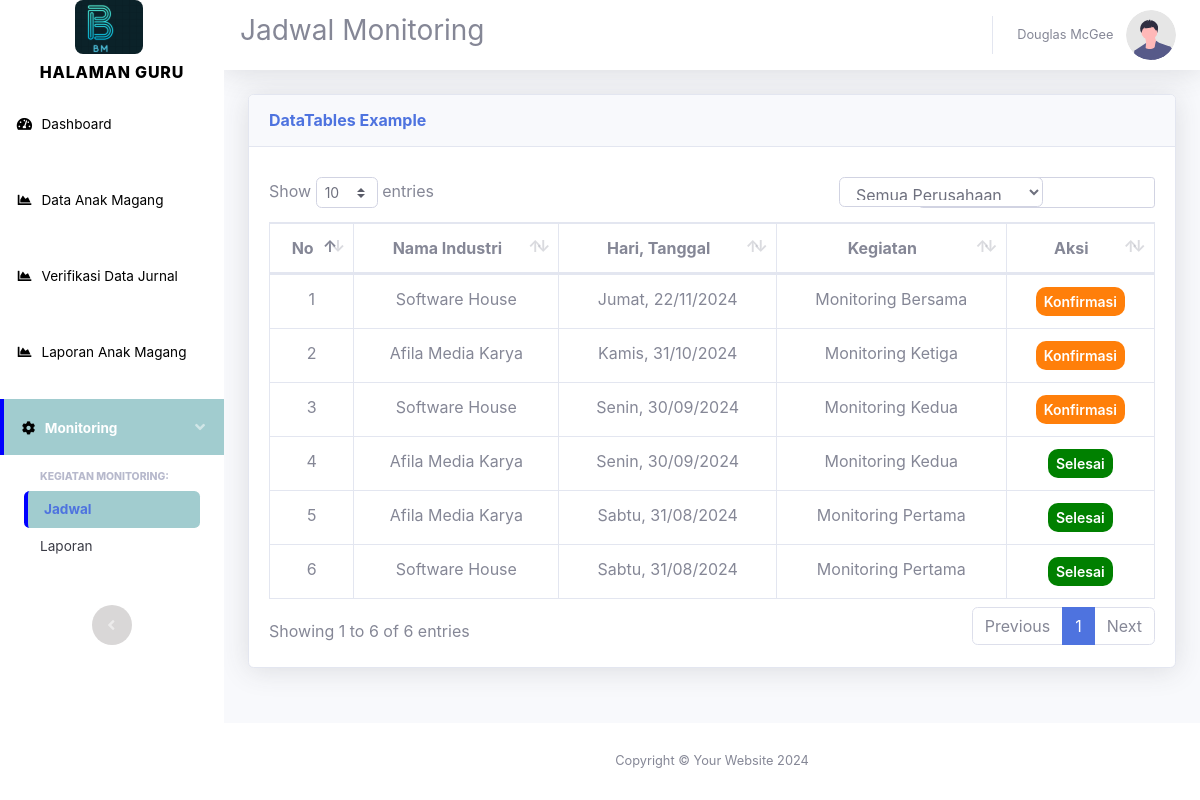
The page /halaman_guru/jadwalmonitoing.php on the database as committed earlier.
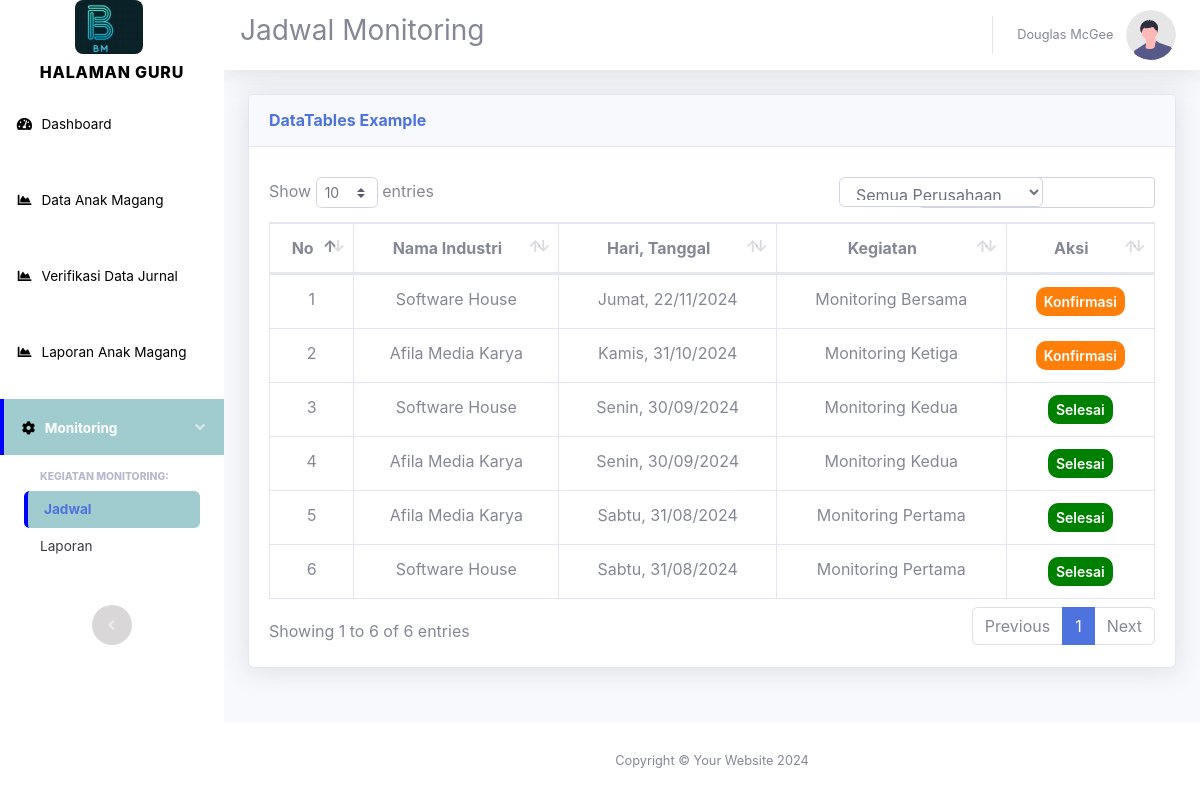
The same page on the database as committed later.
### tables this page shows
CREATE TABLE `tb_jadwal` (
  `id_jadwal` int(11) NOT NULL,
  `kode_guru` varchar(5) NOT NULL,
  `id_perusahaan` int(11) NOT NULL,
  `tanggal_monitoring` date NOT NULL,
  `kegiatan` text NOT NULL,
  `status` varchar(50) DEFAULT 'belum selesai'
);

CREATE TABLE `tb_perusahaan` (
  `id_perusahaan` int(11) NOT NULL,
  `pendiri` varchar(50) NOT NULL,
  `nama_perusahaan` varchar(50) NOT NULL,
  `bidang_industri` varchar(50) NOT NULL,
  `lokasi` varchar(100) NOT NULL,
  `jalan` varchar(100) NOT NULL,
  `tahun_didirikan` varchar(50) NOT NULL
);

### halaman_guru/jadwalmonitoing.php (the view, shortened to what the changed rows need)
<?php include 'laporanmonir/koneksi.php' ;
$sql = "SELECT
            tb_jadwal.id_jadwal,
            tb_guru.kode_guru,
            tb_perusahaan.nama_perusahaan,
            tb_jadwal.tanggal_monitoring,
            tb_jadwal.kegiatan,
            tb_jadwal.status
        FROM
            tb_jadwal
        JOIN
            tb_perusahaan ON tb_jadwal.id_perusahaan = tb_perusahaan.id_perusahaan
        JOIN
            tb_guru ON tb_jadwal.kode_guru = tb_guru.kode_guru
        ORDER BY
            tb_jadwal.tanggal_monitoring DESC";
$result = $conn->query($sql);
?>
<!DOCTYPE html>
<html lang="en">
<head>
    <link href="vendor/fontawesome-free/css/all.min.css" rel="stylesheet" type="text/css">
<link href="css/sb-admin-2.css?v3" rel="stylesheet">
    <link rel="stylesheet" href="css/jadwal.css?v2">
    <link href="vendor/datatables/dataTables.bootstrap4.min.css" rel="stylesheet">
</head>
<body id="page-top">
    <div id="wrapper">
        <div id="content-wrapper" class="d-flex flex-column">
            <div id="content">
                <div class="container-fluid">
                    <div class="card shadow mb-4">
                        <div class="card-body">
                            <div class="table-responsive">
                                <table class="table table-bordered" id="dataTable" width="100%" cellspacing="0">
                                    <thead>
                                        <tr>
                                            <th>No</th>
                                            <th>Nama Industri</th>
                                            <th>Hari, Tanggal</th>
                                            <th>Kegiatan</th>
                                            <th>Aksi</th>
                                        </tr>
                                    </thead>
                                    <?php
if ($result->num_rows > 0) {
    $no = 1;
    while ($row = $result->fetch_assoc()) {
        $days = [
            'Sunday' => 'Minggu',
            'Monday' => 'Senin',
            'Tuesday' => 'Selasa',
            'Wednesday' => 'Rabu',
            'Thursday' => 'Kamis',
            'Friday' => 'Jumat',
            'Saturday' => 'Sabtu'
        ];
        $dayInEnglish = date("l", strtotime($row["tanggal_monitoring"]));
        $dayInIndonesian = $days[$dayInEnglish];
        $tanggal = $dayInIndonesian . ", " . date("d/m/Y", strtotime($row["tanggal_monitoring"]));
           $statusButton = $row["status"] == "selesai" ?
           "<span class='kett'>Selesai</span>" :
           "<span class='sel' onclick='confirmAndComplete(this, " . $row['id_jadwal'] . ")'>Konfirmasi</span>";
                echo "<tr>
                        <td>" . $no . "</td>
                        <td>" . $row["nama_perusahaan"] . "</td>
                        <td>" . $tanggal . "</td>
                        <td>" . $row["kegiatan"] . "</td>
                         <td class='aksi'>" . $statusButton . "</td>
                      </tr>";
                $no++;
            }
        } else {
            echo "<tr><td colspan='5'>No results found.</td></tr>";
        }
        ?>
                                </table>
                            </div>
                        </div>
                    </div>
                </div>
            </div>
            <?php require 'footer.php' ?>

Rows that differ between the two databases and show on the page:
changed tb_jadwal (number 3 of 6 on the later page): status "Konfirmasi" → "Selesai"
